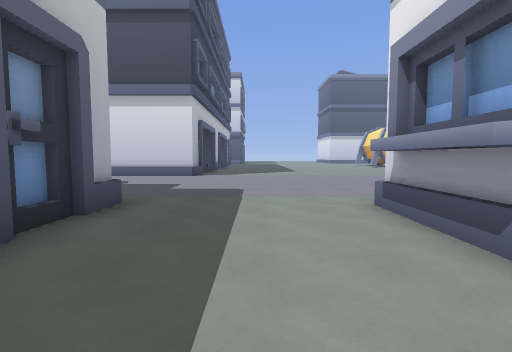
[1] (above)

16 first-person views from a walk through a Godot game level. The camera is 1.5 m above the floor, tilts 4° down and sees 85° across. The floor is counted in squares, 2 m on a side. Each view is taken from the middle of a square. On the plan, view 1 faces up. The plan holds only what a view shows up to about 10 squares ahead; the rest is blank. The place goes on beyond the plan.

[2]
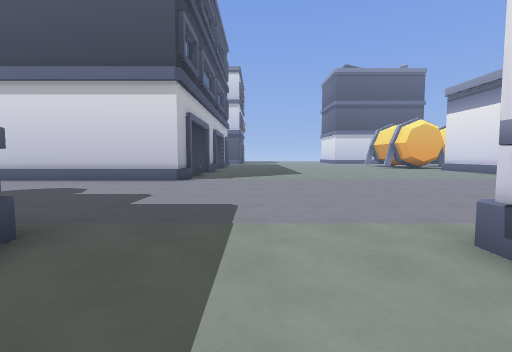

[3]
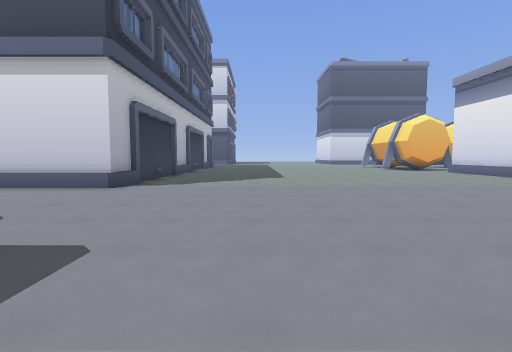

[4]
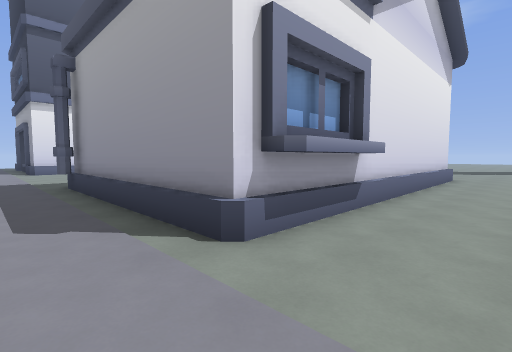

[5]
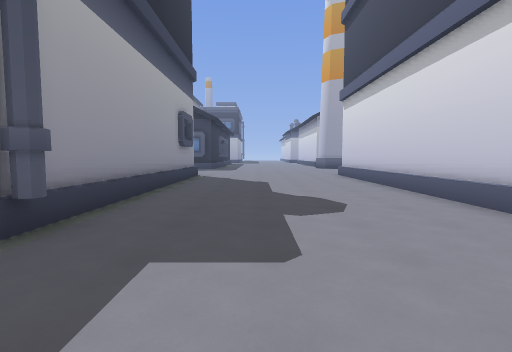

[6]
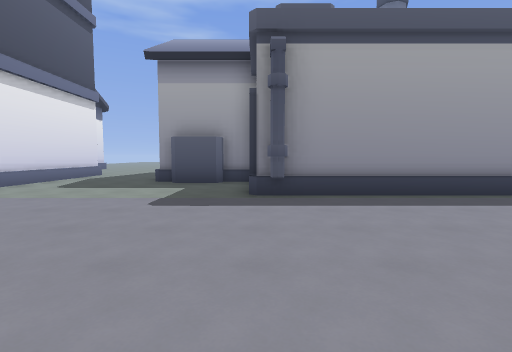

[7]
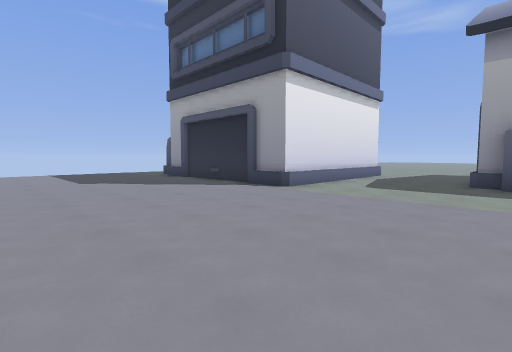

[8]
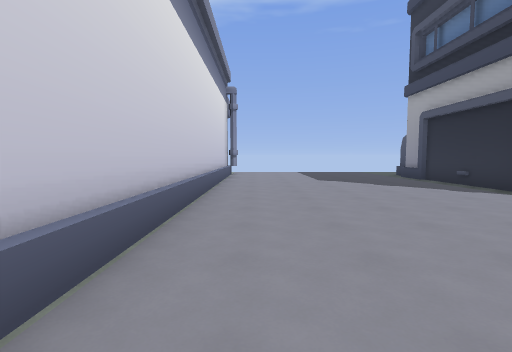

[9]
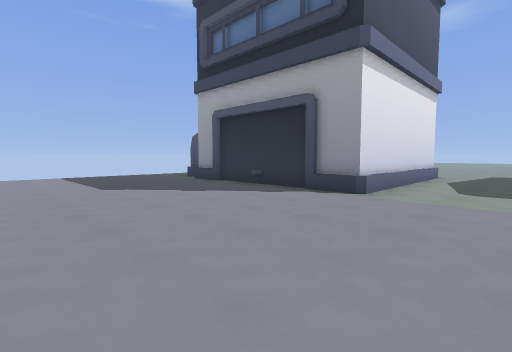

[10]
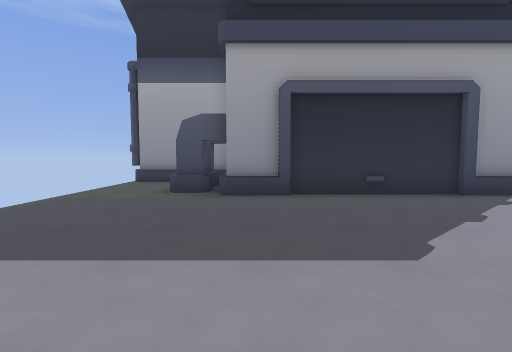

[11]
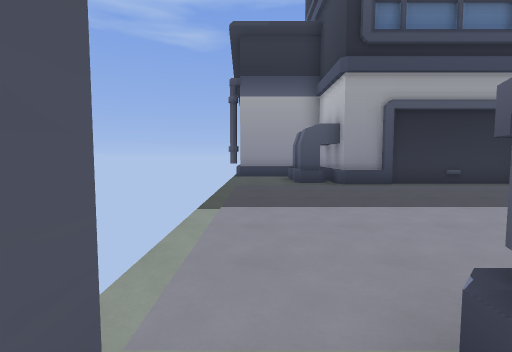

[12]
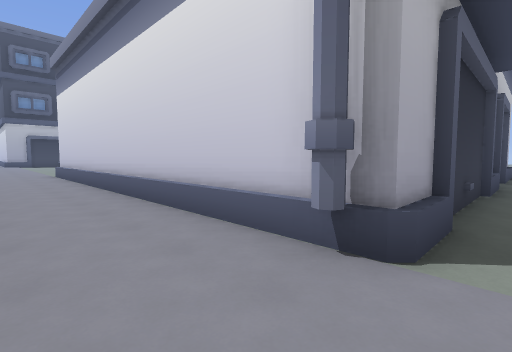

[13]
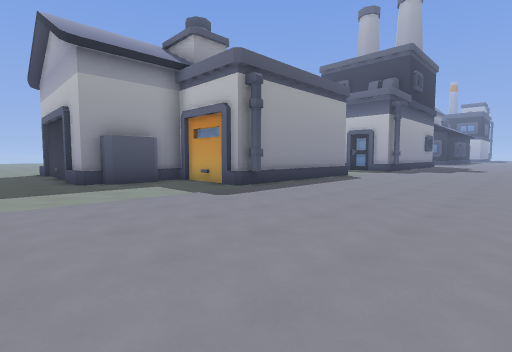

[14]
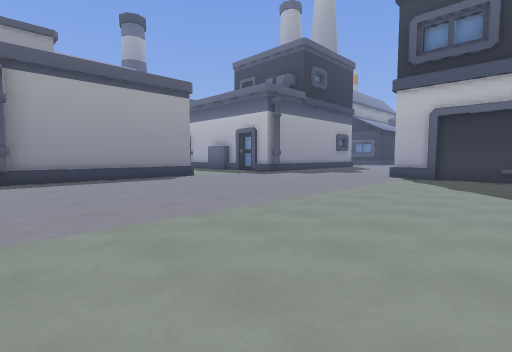

[15]
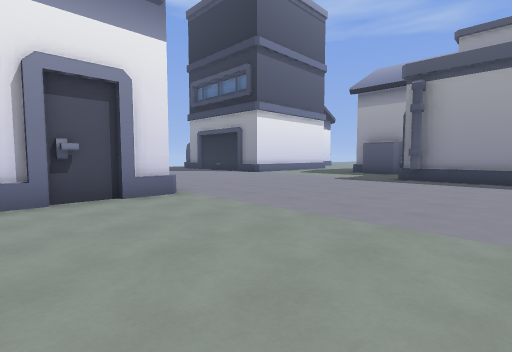

[16]
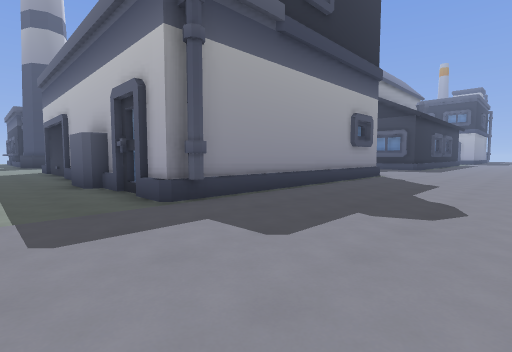

### Floor plan
Key: @ floor where view 1 was taken; # wall or solid block; . floor; B building.
Columns run from 10 left of view 1 to 24 right of it. Each row starts with its distance up from view 1.
 14        #............##          #.
 13        #.............#          #.
 12        #.............#          #.#
 11 ########.............############.#
 10 ..................................
  9 ..................................
  8 ..................................
  7 ..................................
  6 ..................................
  5 .......B..........................
  4 BBBBBBBB....BBBBBBB......BBBBBBB..
  3         ....B     B......B     B..
  2         ....B     B......B     B..
  1         B...B   BBBBBB...B     BBBB
  0         B.@.B      BBB...B
 -1         ....B        B...B
 -2         ....B        B...
 -3         ....B        B..
 -4            .B
 -5            ..
 -6            ..

Positions as (right, up) in squares from view 1, and headings:
1: (0, 0), facing up
2: (0, 2), facing up
3: (1, 4), facing up
4: (0, 6), facing down-right
5: (0, 7), facing left
6: (8, 10), facing down
7: (10, 10), facing down-right
8: (10, 10), facing right
9: (12, 10), facing down-right
10: (20, 10), facing down
11: (23, 12), facing down
12: (23, 9), facing up-left
13: (13, 10), facing down-left
14: (8, 14), facing down-left
15: (5, 14), facing down-right
16: (0, 9), facing down-left
